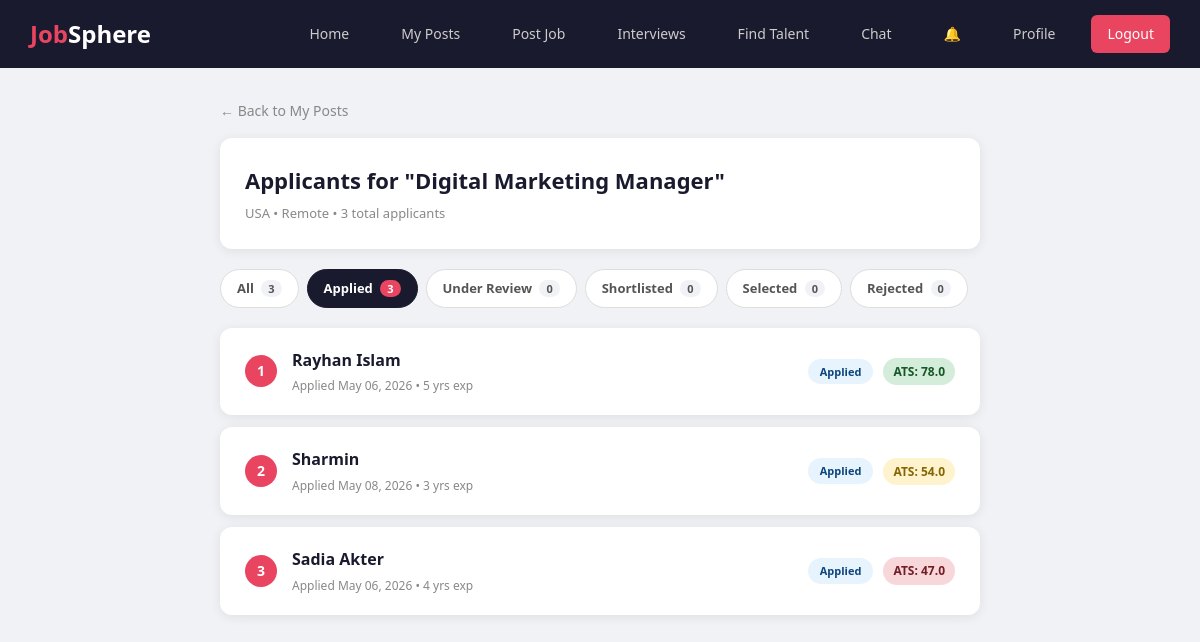
Screenshot of /recruitments/applicants/3/?status=applied (signed in) with the database file from the repository.
### recruitments/models.py (models this page shows, shortened)
class JobPost(models.Model):
    POSTER_TYPE_CHOICES = [
        ('recruiter', 'Recruiter'),
        ('seeker', 'Seeker'),
    ]
    JOB_TYPE_CHOICES = [
        ('fullTime', 'Full Time'),
        ('partTime', 'Part Time'),
        ('remote', 'Remote'),
        ('contract', 'Contract'),
    ]
    STATUS_CHOICES = [
        ('active', 'Active'),
        ('closed', 'Closed'),
    ]
    poster = models.ForeignKey(User, on_delete=models.CASCADE, related_name='job_posts')
    poster_type = models.CharField(max_length=10, choices=POSTER_TYPE_CHOICES, default='recruiter')
    title = models.CharField(max_length=200)
    description = models.TextField()
    location = models.CharField(max_length=200, blank=True, null=True)
    job_type = models.CharField(max_length=10, choices=JOB_TYPE_CHOICES, default='fullTime')
    salary = models.DecimalField(max_digits=10, decimal_places=2, blank=True, null=True)
    number_of_available_seats = models.IntegerField(default=1)
    required_experience = models.FloatField(default=0)
    skills_text = models.TextField(blank=True, null=True)
    application_count = models.IntegerField(default=0)
    status = models.CharField(max_length=10, choices=STATUS_CHOICES, default='active')
    created_at = models.DateTimeField(auto_now_add=True)
    deadline = models.DateTimeField(blank=True, null=True)
    image = models.ImageField(upload_to='job_post_images/', blank=True, null=True)
    class Meta:
        ordering = ['-created_at']

class Application(models.Model):
    STATUS_CHOICES = [
        ('applied', 'Applied'),
        ('review', 'Under Review'),
        ('shortlisted', 'Shortlisted'),
        ('selected', 'Selected'),
        ('rejected', 'Rejected'),
    ]
    job_post = models.ForeignKey(JobPost, on_delete=models.CASCADE, related_name='applications')
    seeker = models.ForeignKey(JobSeeker, on_delete=models.CASCADE, related_name='applications')
    status = models.CharField(max_length=15, choices=STATUS_CHOICES, default='applied')
    ats_score = models.FloatField(default=0)
    applied_at = models.DateTimeField(auto_now_add=True)
    updated_at = models.DateTimeField(auto_now=True)
    class Meta:
        unique_together = ('job_post', 'seeker')
        ordering = ['-applied_at']

### users/models.py (models this page shows, shortened)
class JobSeeker(models.Model):
    user = models.OneToOneField(User, on_delete=models.CASCADE, related_name='seeker_profile')
    bio = models.TextField(blank=True, null=True)
    cgpa = models.FloatField(blank=True, null=True)
    experience_years = models.IntegerField(default=0)
    education = models.CharField(max_length=200, blank=True, null=True)
    career_goals = models.TextField(blank=True, null=True)
    resume = models.FileField(upload_to='resumes/', blank=True, null=True)
    location = models.CharField(max_length=200, blank=True, null=True)
    skills_text = models.TextField(blank=True, null=True)

class User(AbstractBaseUser):
    USER_TYPE_CHOICES = [
        ('seeker', 'Job Seeker'),
        ('recruiter', 'Recruiter'),
        ('admin', 'Admin'),
    ]
    email = models.EmailField(unique=True)
    name = models.CharField(max_length=100)
    user_type = models.CharField(max_length=10, choices=USER_TYPE_CHOICES)
    phone_num = models.CharField(max_length=20, blank=True, null=True)
    profile_pic = models.ImageField(upload_to='profile_pics/', blank=True, null=True)
    is_active = models.BooleanField(default=True)
    is_admin = models.BooleanField(default=False)
    is_staff = models.BooleanField(default=False)
    is_superuser = models.BooleanField(default=False)
    objects = UserManager()
    USERNAME_FIELD = 'email'
    REQUIRED_FIELDS = ['name']

### recruitments/views.py (the view)
# urls.py: path('applicants/<int:post_id>/', views.applicants_list_view, name='applicants_list'),
def applicants_list_view(request, post_id):
    if not request.user.is_authenticated or request.user.user_type != 'recruiter':
        return redirect('login')
    job_post = get_object_or_404(JobPost, id=post_id, poster=request.user)
    applications = Application.objects.filter(job_post=job_post).order_by('-ats_score')
    status_filter = request.GET.get('status', '').strip()
    if status_filter:
        applications = applications.filter(status=status_filter)
    all_apps = Application.objects.filter(job_post=job_post)
    status_counts = {
        'all': all_apps.count(),
        'applied': all_apps.filter(status='applied').count(),
        'review': all_apps.filter(status='review').count(),
        'shortlisted': all_apps.filter(status='shortlisted').count(),
        'selected': all_apps.filter(status='selected').count(),
        'rejected': all_apps.filter(status='rejected').count(),
    }
    return render(request, 'recruitments/applicants_list.html', {
        'job_post': job_post,
        'applications': applications,
        'status_filter': status_filter,
        'status_counts': status_counts,
    })

### updates/context_processors.py (called while the page is built)
def unread_notifications(request):
    if request.user.is_authenticated:
        count = Notification.objects.filter(user=request.user, is_read=False).count()
        return {'unread_notif_count': count}
    return {'unread_notif_count': 0}

### templates/recruitments/applicants_list.html (shortened to what this page needs)
{% extends 'base.html' %}
{% block content %}
<div class="applicants-container">
    <a href="{% url 'my_job_posts' %}" class="back-link">← Back to My Posts</a>
    <div class="applicants-header">
        <h1>Applicants for "{{ job_post.title }}"</h1>
        <div class="job-meta">{{ job_post.location|default:"Remote" }} &bull; {{ job_post.get_job_type_display }} &bull; {{ status_counts.all }} total applicant{{ status_counts.all|pluralize }}</div>
    </div>
    <div class="filter-chips">
        <a href="{% url 'applicants_list' job_post.id %}" class="filter-chip {% if not status_filter %}active{% endif %}">
            All <span class="filter-chip-count">{{ status_counts.all }}</span>
        </a>
        <a href="?status=applied" class="filter-chip {% if status_filter == 'applied' %}active{% endif %}">
            Applied <span class="filter-chip-count">{{ status_counts.applied }}</span>
        </a>
        <a href="?status=review" class="filter-chip {% if status_filter == 'review' %}active{% endif %}">
            Under Review <span class="filter-chip-count">{{ status_counts.review }}</span>
        </a>
        <a href="?status=shortlisted" class="filter-chip {% if status_filter == 'shortlisted' %}active{% endif %}">
            Shortlisted <span class="filter-chip-count">{{ status_counts.shortlisted }}</span>
        </a>
        <a href="?status=selected" class="filter-chip {% if status_filter == 'selected' %}active{% endif %}">
            Selected <span class="filter-chip-count">{{ status_counts.selected }}</span>
        </a>
        <a href="?status=rejected" class="filter-chip {% if status_filter == 'rejected' %}active{% endif %}">
            Rejected <span class="filter-chip-count">{{ status_counts.rejected }}</span>
        </a>
    </div>
    {% if applications %}
        {% for app in applications %}
        <a href="{% url 'applicant_detail' app.id %}" class="applicant-card">
            <div class="applicant-left">
                <div class="rank-badge">{{ forloop.counter }}</div>
                <div class="applicant-info">
                    <h3>{{ app.seeker.user.name }}</h3>
                    <div class="applicant-meta">Applied {{ app.applied_at|date:"M d, Y" }} &bull; {{ app.seeker.experience_years }} yr{{ app.seeker.experience_years|pluralize }} exp</div>
                </div>
            </div>
            <div class="applicant-right">
                <span class="status-chip status-{{ app.status }}">{{ app.get_status_display }}</span>
                <span class="ats-badge {% if app.ats_score >= 75 %}ats-badge-high{% elif app.ats_score >= 50 %}ats-badge-mid{% else %}ats-badge-low{% endif %}">
                    ATS: {{ app.ats_score }}
                </span>
            </div>
        </a>
        {% endfor %}
    {% else %}
        <div class="empty-state">
            <h3>No applicants yet</h3>
            <p>When candidates apply for this job, they will appear here.</p>
        </div>
    {% endif %}
</div>
{% endblock %}

### rows the page displays
JobPost: title "Digital Marketing Manager", location "USA", job_type "Remote"
Application: seeker.user.name "Rayhan Islam", applied_at "May 06, 2026", seeker.experience_years "5", status "Applied", ats_score "78.0"
Application: seeker.user.name "Sharmin", applied_at "May 08, 2026", seeker.experience_years "3", status "Applied", ats_score "54.0"
Application: seeker.user.name "Sadia Akter", applied_at "May 06, 2026", seeker.experience_years "4", status "Applied", ats_score "47.0"

### other values shown
{{ status_counts.all }} "3"
{{ status_counts.applied }} "3"
{{ status_counts.review }} "0"
{{ status_counts.shortlisted }} "0"
{{ status_counts.selected }} "0"
{{ status_counts.rejected }} "0"
